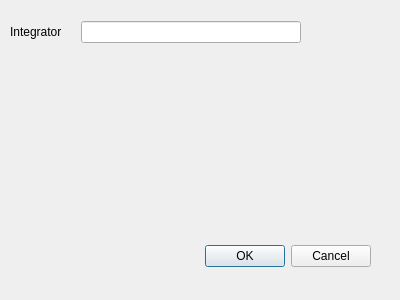
<?xml version="1.0" encoding="UTF-8"?>
<ui version="4.0">
 <class>Dialog</class>
 <widget class="QDialog" name="Dialog">
  <property name="geometry">
   <rect>
    <x>0</x>
    <y>0</y>
    <width>400</width>
    <height>300</height>
   </rect>
  </property>
  <property name="windowTitle">
   <string>Dialog</string>
  </property>
  <widget class="QDialogButtonBox" name="buttonBox">
   <property name="geometry">
    <rect>
     <x>30</x>
     <y>240</y>
     <width>341</width>
     <height>32</height>
    </rect>
   </property>
   <property name="orientation">
    <enum>Qt::Horizontal</enum>
   </property>
   <property name="standardButtons">
    <set>QDialogButtonBox::Cancel|QDialogButtonBox::Ok</set>
   </property>
  </widget>
  <widget class="QWidget" name="">
   <property name="geometry">
    <rect>
     <x>10</x>
     <y>20</y>
     <width>291</width>
     <height>24</height>
    </rect>
   </property>
   <layout class="QHBoxLayout" name="horizontalLayout">
    <item>
     <widget class="QLabel" name="label">
      <property name="text">
       <string>Integrator</string>
      </property>
     </widget>
    </item>
    <item>
     <widget class="QLabel" name="labelAvatar">
      <property name="maximumSize">
       <size>
        <width>32</width>
        <height>32</height>
       </size>
      </property>
      <property name="text">
       <string/>
      </property>
      <property name="scaledContents">
       <bool>true</bool>
      </property>
     </widget>
    </item>
    <item>
     <widget class="QLineEdit" name="lineEditIntegrator"/>
    </item>
   </layout>
  </widget>
 </widget>
 <resources/>
 <connections>
  <connection>
   <sender>buttonBox</sender>
   <signal>accepted()</signal>
   <receiver>Dialog</receiver>
   <slot>accept()</slot>
   <hints>
    <hint type="sourcelabel">
     <x>248</x>
     <y>254</y>
    </hint>
    <hint type="destinationlabel">
     <x>157</x>
     <y>274</y>
    </hint>
   </hints>
  </connection>
  <connection>
   <sender>buttonBox</sender>
   <signal>rejected()</signal>
   <receiver>Dialog</receiver>
   <slot>reject()</slot>
   <hints>
    <hint type="sourcelabel">
     <x>316</x>
     <y>260</y>
    </hint>
    <hint type="destinationlabel">
     <x>286</x>
     <y>274</y>
    </hint>
   </hints>
  </connection>
 </connections>
</ui>
